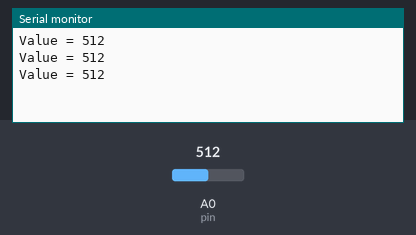
The sketch below on a simulated Arduino Uno, built with avr-gcc and run on an emulated ATmega328P. On the bench: the last lines printed to the serial monitor. The test bench sets the inputs (shaded band); at power-on: A0 (pin) = 512.

Above: at 1.4 s.
1.5 s: A0 (pin) set to 716
At 2.3 s:
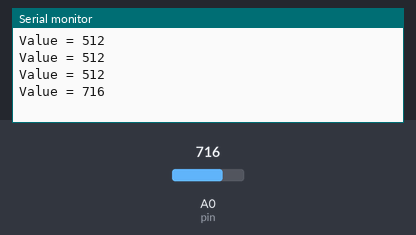
3.0 s: A0 (pin) set to 900
At 3.5 s:
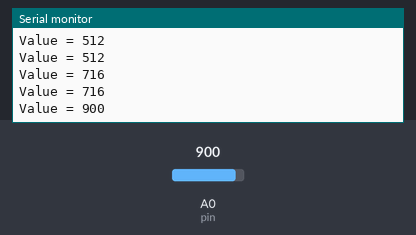
Timing chart, 0 to 6.0 s (numbered marks = the images above; inputs shaded):
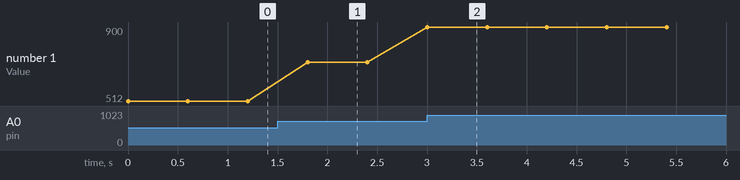

The sketch:

flex_sensor.ino
```cpp
const int pin = A0;
int flexReading;

void setup() {
  // put your setup code here, to run once:
  pinMode(pin, INPUT);
  Serial.begin(9600);


}

void loop() {
  // put your main code here, to run repeatedly:
  flexReading = analogRead(pin);
  Serial.print("Value = ");
  Serial.println(flexReading);
  delay(600);

}
```

Measured:
- after the input at 1.5 s, the serial monitor: prints a new line after 0.30 s (image 1)
- after the input at 3.0 s, the serial monitor: prints a new line at once (image 2)
- plotted number 1: 512 → 716 after the input at 1.5 s, 716 → 900 after the input at 3.0 s
